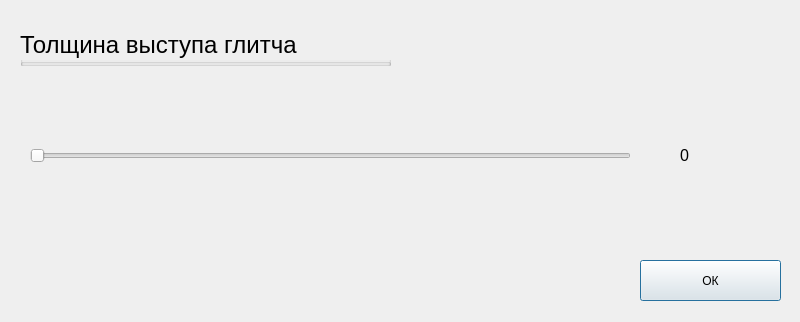
<?xml version="1.0" encoding="UTF-8"?>
<ui version="4.0">
 <class>Dialog</class>
 <widget class="QDialog" name="Dialog">
  <property name="geometry">
   <rect>
    <x>0</x>
    <y>0</y>
    <width>800</width>
    <height>322</height>
   </rect>
  </property>
  <property name="minimumSize">
   <size>
    <width>800</width>
    <height>322</height>
   </size>
  </property>
  <property name="maximumSize">
   <size>
    <width>800</width>
    <height>322</height>
   </size>
  </property>
  <property name="windowTitle">
   <string>Glitch</string>
  </property>
  <widget class="QPushButton" name="glitchok">
   <property name="geometry">
    <rect>
     <x>640</x>
     <y>260</y>
     <width>141</width>
     <height>41</height>
    </rect>
   </property>
   <property name="text">
    <string>ОК</string>
   </property>
  </widget>
  <widget class="QSlider" name="glitchslider">
   <property name="geometry">
    <rect>
     <x>30</x>
     <y>140</y>
     <width>601</width>
     <height>31</height>
    </rect>
   </property>
   <property name="maximum">
    <number>50</number>
   </property>
   <property name="pageStep">
    <number>1</number>
   </property>
   <property name="orientation">
    <enum>Qt::Horizontal</enum>
   </property>
  </widget>
  <widget class="QLabel" name="glitchvalue">
   <property name="geometry">
    <rect>
     <x>680</x>
     <y>140</y>
     <width>101</width>
     <height>31</height>
    </rect>
   </property>
   <property name="font">
    <font>
     <pointsize>12</pointsize>
    </font>
   </property>
   <property name="text">
    <string>0</string>
   </property>
  </widget>
  <widget class="QGroupBox" name="groupBox">
   <property name="geometry">
    <rect>
     <x>20</x>
     <y>30</y>
     <width>371</width>
     <height>36</height>
    </rect>
   </property>
   <property name="font">
    <font>
     <pointsize>18</pointsize>
     <weight>50</weight>
     <bold>false</bold>
    </font>
   </property>
   <property name="title">
    <string>Толщина выступа глитча</string>
   </property>
  </widget>
 </widget>
 <resources/>
 <connections>
  <connection>
   <sender>glitchslider</sender>
   <signal>valueChanged(int)</signal>
   <receiver>glitchvalue</receiver>
   <slot>setNum(int)</slot>
   <hints>
    <hint type="sourcelabel">
     <x>568</x>
     <y>203</y>
    </hint>
    <hint type="destinationlabel">
     <x>730</x>
     <y>212</y>
    </hint>
   </hints>
  </connection>
 </connections>
</ui>
